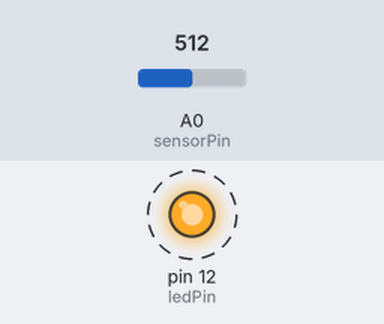
A sketch run on a simulated Arduino Uno, built with avr-gcc and run on an emulated ATmega328P. Shown: output pins drawn as LEDs (lit = HIGH). Dashed ring = blinking. Inputs (shaded band) come from the test bench; at power-on: A0 (sensorPin) = 512.

Above: at 0.75 s.
1.3 s: A0 (sensorPin) set to 600
4.3 s: A0 (sensorPin) set to 625
At 4.3 s:
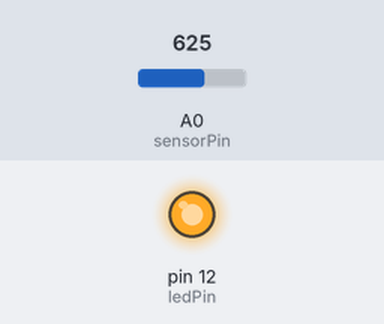
5.8 s: A0 (sensorPin) set to 511
At 6.15 s:
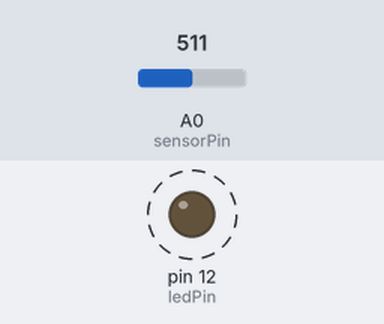
8.8 s: A0 (sensorPin) set to 716
At 8.8 s:
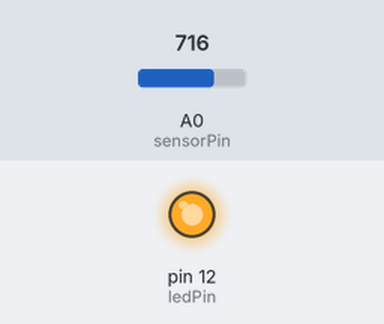
Timing chart, 0 to 11.3 s (numbered marks = the images above; inputs shaded):
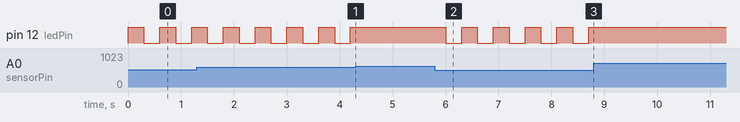

Measured:
- the behaviour switches between 614 and 615 on A0 (sensorPin) (found by bisection; images 0 and 1)
- after the input at 4.3 s, pin 12 (ledPin): stops changing and stays HIGH
- after the input at 5.8 s, pin 12 (ledPin): alternates HIGH for 0.30 s and LOW for 0.30 s, starting after 0.20 s
- after the input at 8.8 s, pin 12 (ledPin): stops changing and stays HIGH
- by itself, pin 12 (ledPin): alternates HIGH for 0.30 s and LOW for 0.30 s

The sketch:

PhotoSensorLED.ino
```cpp
int sensorPin = A0;
int ledPin = 12;
int sensorValue;
int ledState = LOW;

void setup() {
  // put your setup code here, to run once:
  pinMode(sensorPin,INPUT);
  pinMode(ledPin,OUTPUT);
  Serial.begin(9600);   //baud rate
}

void loop() {
  // put your main code here, to run repeatedly:
  sensorValue = 0.00488*analogRead(sensorPin);
  //Serial.println(sensorValue);
  if( sensorValue < 2.64 && ledState == LOW )
  {
    digitalWrite(ledPin, HIGH);   //turn on LED
    ledState = HIGH;
  }else if( sensorValue < 2.64 && ledState == HIGH )
  {
    digitalWrite(ledPin, LOW);    //turn off LED
    ledState = LOW;
  }
  delay(300);
}
```
